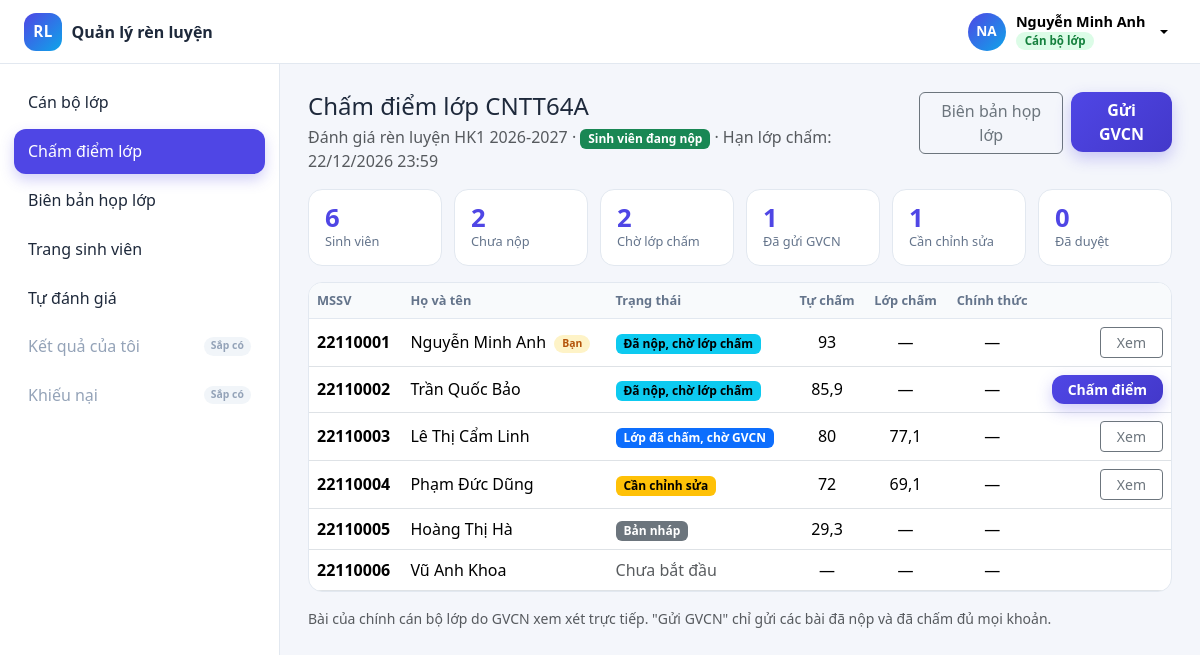
Screenshot of /class/students/2 (signed in) with the database file from the repository.
### tables this page shows
CREATE TABLE users (
    id                      INT UNSIGNED NOT NULL AUTO_INCREMENT,
    username                VARCHAR(50)  NOT NULL COMMENT 'Mã đăng nhập: SV dùng mã sinh viên, GVCN/Admin dùng mã cán bộ',
    email                   VARCHAR(150) NULL,
    password_hash           VARCHAR(255) NOT NULL COMMENT 'Băm bằng password_hash() của PHP',
    full_name               VARCHAR(100) NOT NULL,
    phone                   VARCHAR(20)  NULL,
    role_id                 INT UNSIGNED NOT NULL,
    status                  ENUM('pending','active','locked') NOT NULL DEFAULT 'active'
                            COMMENT 'pending = chờ kích hoạt, active = dùng được, locked = bị khóa (không đăng nhập được)',
    must_change_password    TINYINT(1)   NOT NULL DEFAULT 0 COMMENT '1 = bắt buộc đổi mật khẩu ở lần đăng nhập đầu',
    created_by              INT UNSIGNED NULL COMMENT 'Người đã tạo tài khoản này (cấp cao hơn); NULL = tài khoản gốc từ seed',
    last_login_at           DATETIME     NULL,
    reset_token_hash        CHAR(64)     NULL COMMENT 'SHA-256 của token đặt lại mật khẩu',
    reset_token_expires_at  DATETIME     NULL,
    created_at              TIMESTAMP    NOT NULL DEFAULT CURRENT_TIMESTAMP,
    updated_at              TIMESTAMP    NOT NULL DEFAULT CURRENT_TIMESTAMP ON UPDATE CURRENT_TIMESTAMP,
    PRIMARY KEY (id),
    UNIQUE KEY uq_users_username (username),
    UNIQUE KEY uq_users_email (email),
    KEY idx_users_role (role_id),
    KEY idx_users_created_by (created_by),
    CONSTRAINT fk_users_role FOREIGN KEY (role_id) REFERENCES roles (id)
        ON UPDATE CASCADE ON DELETE RESTRICT,
    CONSTRAINT fk_users_created_by FOREIGN KEY (created_by) REFERENCES users (id)
        ON UPDATE CASCADE ON DELETE SET NULL
);

CREATE TABLE classes (
    id         INT UNSIGNED NOT NULL AUTO_INCREMENT,
    code       VARCHAR(30)  NOT NULL COMMENT 'Mã lớp',
    name       VARCHAR(150) NOT NULL,
    faculty_id INT UNSIGNED NOT NULL,
    cohort     VARCHAR(20)  NOT NULL COMMENT 'Khóa, ví dụ K64 (lọc thống kê theo khóa)',
    advisor_id INT UNSIGNED NULL COMMENT 'GVCN / cố vấn học tập (users, vai trò advisor)',
    monitor_id INT UNSIGNED NULL COMMENT 'Cán bộ lớp (students) - FK thêm ở cuối file',
    created_at TIMESTAMP    NOT NULL DEFAULT CURRENT_TIMESTAMP,
    updated_at TIMESTAMP    NOT NULL DEFAULT CURRENT_TIMESTAMP ON UPDATE CURRENT_TIMESTAMP,
    PRIMARY KEY (id),
    UNIQUE KEY uq_classes_code (code),
    KEY idx_classes_faculty (faculty_id),
    KEY idx_classes_cohort (cohort),
    KEY idx_classes_advisor (advisor_id),
    CONSTRAINT fk_classes_faculty FOREIGN KEY (faculty_id) REFERENCES faculties (id)
        ON UPDATE CASCADE ON DELETE RESTRICT,
    CONSTRAINT fk_classes_advisor FOREIGN KEY (advisor_id) REFERENCES users (id)
        ON UPDATE CASCADE ON DELETE SET NULL
);

CREATE TABLE evaluation_periods (
    id             INT UNSIGNED NOT NULL AUTO_INCREMENT,
    name           VARCHAR(150) NOT NULL,
    semester_id    INT UNSIGNED NOT NULL,
    framework_id   INT UNSIGNED NOT NULL COMMENT 'Khung điểm áp dụng cho đợt này',
    start_at       DATETIME     NOT NULL COMMENT 'Mốc 1: bắt đầu đợt',
    student_end_at DATETIME     NOT NULL COMMENT 'Mốc 2: hạn sinh viên nộp',
    class_end_at   DATETIME     NOT NULL COMMENT 'Mốc 3: hạn lớp chấm',
    advisor_end_at DATETIME     NOT NULL COMMENT 'Mốc 4: hạn GVCN duyệt',
    status         ENUM('open','locked') NOT NULL DEFAULT 'open',
    locked_at      DATETIME     NULL,
    note           VARCHAR(500) NULL,
    created_by     INT UNSIGNED NULL,
    created_at     TIMESTAMP    NOT NULL DEFAULT CURRENT_TIMESTAMP,
    updated_at     TIMESTAMP    NOT NULL DEFAULT CURRENT_TIMESTAMP ON UPDATE CURRENT_TIMESTAMP,
    PRIMARY KEY (id),
    KEY idx_periods_semester (semester_id),
    KEY idx_periods_framework (framework_id),
    KEY idx_periods_status_end (status, advisor_end_at),
    CONSTRAINT fk_periods_semester FOREIGN KEY (semester_id) REFERENCES semesters (id)
        ON UPDATE CASCADE ON DELETE RESTRICT,
    CONSTRAINT fk_periods_framework FOREIGN KEY (framework_id) REFERENCES criteria_frameworks (id)
        ON UPDATE CASCADE ON DELETE RESTRICT,
    CONSTRAINT fk_periods_creator FOREIGN KEY (created_by) REFERENCES users (id)
        ON UPDATE CASCADE ON DELETE SET NULL
);

CREATE TABLE evaluations (
    id                  INT UNSIGNED NOT NULL AUTO_INCREMENT,
    period_id           INT UNSIGNED NOT NULL,
    student_id          INT UNSIGNED NOT NULL,
    status              ENUM('draft','submitted','class_graded','need_edit','advisor_approved','final')
                        NOT NULL DEFAULT 'draft',
    self_total          DECIMAL(5,2) NULL COMMENT 'Tổng điểm SV tự chấm',
    class_total         DECIMAL(5,2) NULL COMMENT 'Tổng điểm lớp chấm',
    advisor_total       DECIMAL(5,2) NULL COMMENT 'Tổng điểm GVCN duyệt',
    final_total         DECIMAL(5,2) NULL COMMENT 'Điểm cuối cùng (nhà trường)',
    rating              VARCHAR(20)  NULL COMMENT 'Xuất sắc | Tốt | Khá | Trung bình | Yếu | Kém',
    self_note           TEXT         NULL COMMENT 'Ghi chú của sinh viên',
    class_note          TEXT         NULL COMMENT 'Ghi chú của lớp',
    advisor_note        TEXT         NULL COMMENT 'Ghi chú của GVCN',
    final_note          TEXT         NULL COMMENT 'Ghi chú của nhà trường',
    submitted_at        DATETIME     NULL,
    class_graded_at     DATETIME     NULL,
    class_graded_by     INT UNSIGNED NULL COMMENT 'Cán bộ lớp (users) đã chấm',
    advisor_approved_at DATETIME     NULL,
    advisor_approved_by INT UNSIGNED NULL,
    finalized_at        DATETIME     NULL,
    finalized_by        INT UNSIGNED NULL,
    created_at          TIMESTAMP    NOT NULL DEFAULT CURRENT_TIMESTAMP,
    updated_at          TIMESTAMP    NOT NULL DEFAULT CURRENT_TIMESTAMP ON UPDATE CURRENT_TIMESTAMP,
    PRIMARY KEY (id),
    UNIQUE KEY uq_evaluations_period_student (period_id, student_id),
    KEY idx_evaluations_student (student_id),
    KEY idx_evaluations_status (period_id, status),
    KEY idx_evaluations_rating (rating),
    CONSTRAINT fk_evaluations_period FOREIGN KEY (period_id) REFERENCES evaluation_periods (id)
        ON UPDATE CASCADE ON DELETE RESTRICT,
    CONSTRAINT fk_evaluations_student FOREIGN KEY (student_id) REFERENCES students (id)
        ON UPDATE CASCADE ON DELETE RESTRICT,
    CONSTRAINT fk_evaluations_class_by FOREIGN KEY (class_graded_by) REFERENCES users (id)
        ON UPDATE CASCADE ON DELETE SET NULL,
    CONSTRAINT fk_evaluations_advisor_by FOREIGN KEY (advisor_approved_by) REFERENCES users (id)
        ON UPDATE CASCADE ON DELETE SET NULL,
    CONSTRAINT fk_evaluations_final_by FOREIGN KEY (finalized_by) REFERENCES users (id)
        ON UPDATE CASCADE ON DELETE SET NULL
);

CREATE TABLE students (
    id            INT UNSIGNED NOT NULL AUTO_INCREMENT,
    user_id       INT UNSIGNED NOT NULL,
    student_code  VARCHAR(20)  NOT NULL COMMENT 'Mã sinh viên',
    class_id      INT UNSIGNED NOT NULL,
    date_of_birth DATE         NULL,
    gender        ENUM('male','female','other') NULL,
    status        ENUM('studying','suspended','graduated') NOT NULL DEFAULT 'studying',
    created_at    TIMESTAMP    NOT NULL DEFAULT CURRENT_TIMESTAMP,
    updated_at    TIMESTAMP    NOT NULL DEFAULT CURRENT_TIMESTAMP ON UPDATE CURRENT_TIMESTAMP,
    PRIMARY KEY (id),
    UNIQUE KEY uq_students_user (user_id),
    UNIQUE KEY uq_students_code (student_code),
    KEY idx_students_class (class_id),
    CONSTRAINT fk_students_user  FOREIGN KEY (user_id)  REFERENCES users (id)
        ON UPDATE CASCADE ON DELETE RESTRICT,
    CONSTRAINT fk_students_class FOREIGN KEY (class_id) REFERENCES classes (id)
        ON UPDATE CASCADE ON DELETE RESTRICT
);

### views/class/students.php (the view, shortened to what the rows shown need)
<div class="d-flex justify-content-between align-items-start mb-3">
    <div>
        <h1 class="h4 mb-1">Chấm điểm lớp <?= e($class['code']) ?></h1>
        <div class="text-muted"><?= e($period['name']) ?> · <?= phase_badge($phase) ?> · Hạn lớp chấm: <?= e(fmt_datetime($period['class_end_at'])) ?></div>
    </div>
</div>
<div class="table-card">
    <table class="table table-hover align-middle mb-0">
        <thead>
        <tr><th>MSSV</th><th>Họ và tên</th><th>Trạng thái</th><th class="text-center">Tự chấm</th><th class="text-center">Lớp chấm</th><th class="text-center">Chính thức</th><th></th></tr>
        </thead>
        <tbody>
        <?php foreach ($list as $r): ?>
            <tr>
                <td class="fw-semibold"><?= e($r['student_code']) ?></td>
                <td><?= e($r['full_name']) ?><?php if ($r['is_self']): ?> <span class="soon-badge">Bạn</span><?php endif; ?></td>
                <td><?= $r['evaluation_id'] ? eval_badge($r['status']) : '<span class="text-muted">Chưa bắt đầu</span>' ?></td>
                <td class="text-center"><?= e(fmt_score($r['self_total'])) ?></td>
                <td class="text-center"><?= e(fmt_score($r['class_total'])) ?></td>
                <td class="text-center">
                    <?php if (in_array($r['status'], EVAL_RESULT_VISIBLE, true)): ?><strong><?= e(fmt_score($r['final_total'])) ?></strong> <small><?= e($r['rating']) ?></small>
                    <?php else: ?>—<?php endif; ?>
                </td>
                <td class="text-end">
                    <?php if ($r['can_grade']): ?>
                        <a class="btn btn-brand btn-sm px-3" href="<?= e(url('class/grade/' . $r['evaluation_id'])) ?>">Chấm điểm</a>
                    <?php elseif ($r['evaluation_id'] && $r['status'] !== EVAL_DRAFT): ?>
                        <a class="btn btn-outline-secondary btn-sm px-3" href="<?= e(url('class/grade/' . $r['evaluation_id'])) ?>">Xem</a>
                    <?php endif; ?>
                </td>
            </tr>
        <?php endforeach; ?>
        </tbody>
    </table>
</div>

### views/layouts/header.php (shortened to what the rows shown need)
<?php
$user = Auth::user();
$menu = [];
if (!$bare) {
    $menu = (function () { return require BASE_PATH . '/config/menu.php'; })()[$user['role']] ?? [];
}
?>
<!DOCTYPE html>
<html lang="vi">
<head>
    <link rel="stylesheet" href="<?= e(asset('css/bootstrap.min.css')) ?>">
    <link rel="stylesheet" href="<?= e(asset('css/style.css')) ?>">
</head>
<body>
<?php if (!$bare): ?>
    <header class="topbar">
        <a class="brand" href="<?= e(url(Auth::homeFor($user['role']))) ?>">
            <span class="brand-logo">RL</span> Quản lý rèn luyện
        </a>
        <div class="dropdown">
            <button class="user-btn dropdown-toggle" type="button" data-bs-toggle="dropdown" aria-expanded="false">
                <span class="avatar"><?= e(initials($user['full_name'])) ?></span>
                <span class="user-info text-start">
                    <span class="user-name"><?= e($user['full_name']) ?></span>
                    <span class="role-chip role-<?= e($user['role']) ?>"><?= e(ROLE_LABELS[$user['role']] ?? $user['role']) ?></span>
                </span>
            </button>
        </div>
    </header>
    <div class="app-shell">
        <aside class="sidebar">
            <nav class="side-nav">
                <?php foreach ($menu as $item): ?>
                    <?php [$label, $target, $prefix] = $item; ?>
                    <?php if ($target === null): ?>
                        <span class="side-link disabled"><?= e($label) ?> <small class="soon">Sắp có</small></span>
                    <?php else: ?>
                        <?php
                        $active = false;
                        foreach (array_filter(explode('|', $prefix)) as $one) {
                            if (Router::path() === $one || strpos(Router::path(), $one . '/') === 0) {
                                $active = true;
                            }
                        }
                        ?>
                        <a class="side-link <?= $active ? 'active' : '' ?>" href="<?= e(url($target)) ?>"><?= e($label) ?></a>
                    <?php endif; ?>
                <?php endforeach; ?>
            </nav>
        </aside>
        <main class="app-content">
<?php endif; ?>

### helpers/format.php (shortened to what the rows shown need)
<?php
function fmt_datetime($s)
{
    return $s ? date('d/m/Y H:i', strtotime($s)) : '—';
}
function fmt_score($n)
{
    if ($n === null || $n === '') {
        return '—';
    }
    $s = rtrim(rtrim(number_format((float) $n, 2, ',', ''), '0'), ',');
    return $s === '' ? '0' : $s;
}
function badge($text, $color)
{
    return '<span class="badge text-bg-' . e($color) . '">' . e($text) . '</span>';
}
function eval_badge($status)
{
    return badge(EVAL_LABELS[$status] ?? $status, EVAL_COLORS[$status] ?? 'secondary');
}
function phase_badge($phase)
{
    return badge(PHASE_LABELS[$phase] ?? $phase, PHASE_COLORS[$phase] ?? 'secondary');
}

### rows the page displays
users: full_name "NA", full_name "Nguyễn Minh Anh"
classes: code "CNTT64A"
evaluation_periods: name "Đánh giá rèn luyện HK1 2026-2027", class_end_at "22/12/2026 23:59"
evaluations: student.student_code "22110001", users.full_name "Nguyễn Minh Anh", shows "Bạn", text "Đã nộp, chờ lớp chấm", self_total "93", class_total "—"
evaluations: student.student_code "22110002", users.full_name "Trần Quốc Bảo", text "Đã nộp, chờ lớp chấm", self_total "85,9", class_total "—"
evaluations: student.student_code "22110003", users.full_name "Lê Thị Cẩm Linh", text "Lớp đã chấm, chờ GVCN", self_total "80", class_total "77,1"
evaluations: student.student_code "22110004", users.full_name "Phạm Đức Dũng", text "Cần chỉnh sửa", self_total "72", class_total "69,1"
evaluations: student.student_code "22110005", users.full_name "Hoàng Thị Hà", text "Bản nháp", self_total "29,3", class_total "—"
students: student_code "22110006", user.full_name "Vũ Anh Khoa", shows "Chưa bắt đầu", self_total "—", class_total "—"

### other values shown
ROLE_LABELS[$user['role']] "Cán bộ lớp"
$label "Cán bộ lớp"
$label "Chấm điểm lớp"
$label "Biên bản họp lớp"
$label "Trang sinh viên"
$label "Tự đánh giá"
$label "Kết quả của tôi"
$label "Khiếu nại"
$text "Sinh viên đang nộp"
$summary['total'] "6"
$summary['not_started'] + $summary['draft'] "2"
$summary['submitted'] "2"
$summary['class_graded'] "1"
$summary['need_edit'] "1"
$summary['approved'] "0"
